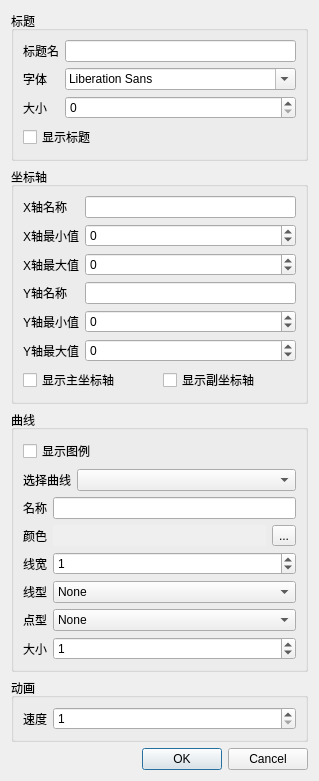
<?xml version="1.0" encoding="UTF-8"?>
<ui version="4.0">
 <class>setPlot</class>
 <widget class="QDialog" name="setPlot">
  <property name="geometry">
   <rect>
    <x>0</x>
    <y>0</y>
    <width>293</width>
    <height>621</height>
   </rect>
  </property>
  <property name="windowTitle">
   <string>绘图设置</string>
  </property>
  <layout class="QGridLayout" name="gridLayout_5">
   <item row="1" column="0">
    <widget class="QGroupBox" name="groupBox">
     <property name="title">
      <string>坐标轴</string>
     </property>
     <layout class="QGridLayout" name="gridLayout">
      <item row="0" column="0">
       <widget class="QLabel" name="label">
        <property name="text">
         <string>X轴名称</string>
        </property>
       </widget>
      </item>
      <item row="0" column="1">
       <widget class="QLineEdit" name="lineEdit_xaxisName"/>
      </item>
      <item row="1" column="0">
       <widget class="QLabel" name="label_2">
        <property name="text">
         <string>X轴最小值</string>
        </property>
       </widget>
      </item>
      <item row="1" column="1">
       <widget class="QSpinBox" name="spinBox_xaxisMin">
        <property name="minimum">
         <number>-100000000</number>
        </property>
        <property name="maximum">
         <number>100000000</number>
        </property>
       </widget>
      </item>
      <item row="2" column="0">
       <widget class="QLabel" name="label_3">
        <property name="text">
         <string>X轴最大值</string>
        </property>
       </widget>
      </item>
      <item row="2" column="1">
       <widget class="QSpinBox" name="spinBox_xaxisMax">
        <property name="minimum">
         <number>-100000000</number>
        </property>
        <property name="maximum">
         <number>100000000</number>
        </property>
       </widget>
      </item>
      <item row="3" column="0">
       <widget class="QLabel" name="label_4">
        <property name="text">
         <string>Y轴名称</string>
        </property>
       </widget>
      </item>
      <item row="3" column="1">
       <widget class="QLineEdit" name="lineEdit_yaxisName"/>
      </item>
      <item row="4" column="0">
       <widget class="QLabel" name="label_5">
        <property name="text">
         <string>Y轴最小值</string>
        </property>
       </widget>
      </item>
      <item row="4" column="1">
       <widget class="QSpinBox" name="spinBox_yaxisMin">
        <property name="minimum">
         <number>-100000000</number>
        </property>
        <property name="maximum">
         <number>100000000</number>
        </property>
       </widget>
      </item>
      <item row="5" column="0">
       <widget class="QLabel" name="label_6">
        <property name="text">
         <string>Y轴最大值</string>
        </property>
       </widget>
      </item>
      <item row="5" column="1">
       <widget class="QSpinBox" name="spinBox_yaxisMax">
        <property name="minimum">
         <number>-100000000</number>
        </property>
        <property name="maximum">
         <number>100000000</number>
        </property>
       </widget>
      </item>
      <item row="6" column="0" colspan="2">
       <layout class="QHBoxLayout" name="horizontalLayout">
        <item>
         <widget class="QCheckBox" name="checkBox_showMainAxis">
          <property name="text">
           <string>显示主坐标轴</string>
          </property>
         </widget>
        </item>
        <item>
         <widget class="QCheckBox" name="checkBox_showSubAxis">
          <property name="text">
           <string>显示副坐标轴</string>
          </property>
         </widget>
        </item>
       </layout>
      </item>
     </layout>
    </widget>
   </item>
   <item row="0" column="0">
    <widget class="QGroupBox" name="groupBox_2">
     <property name="title">
      <string>标题</string>
     </property>
     <layout class="QGridLayout" name="gridLayout_2">
      <item row="0" column="0">
       <widget class="QLabel" name="label_7">
        <property name="text">
         <string>标题名</string>
        </property>
       </widget>
      </item>
      <item row="0" column="1">
       <widget class="QLineEdit" name="le_titleLabel"/>
      </item>
      <item row="1" column="0">
       <widget class="QLabel" name="label_8">
        <property name="text">
         <string>字体</string>
        </property>
       </widget>
      </item>
      <item row="1" column="1">
       <widget class="QFontComboBox" name="fontComboBox_titleFont">
        <property name="sizePolicy">
         <sizepolicy hsizetype="Expanding" vsizetype="Fixed">
          <horstretch>0</horstretch>
          <verstretch>0</verstretch>
         </sizepolicy>
        </property>
       </widget>
      </item>
      <item row="2" column="0">
       <widget class="QLabel" name="label_9">
        <property name="text">
         <string>大小</string>
        </property>
       </widget>
      </item>
      <item row="2" column="1">
       <widget class="QSpinBox" name="spinBox_titleFontSize">
        <property name="sizePolicy">
         <sizepolicy hsizetype="Expanding" vsizetype="Fixed">
          <horstretch>0</horstretch>
          <verstretch>0</verstretch>
         </sizepolicy>
        </property>
       </widget>
      </item>
      <item row="3" column="0" colspan="2">
       <widget class="QCheckBox" name="checkBox_showTitle">
        <property name="text">
         <string>显示标题</string>
        </property>
       </widget>
      </item>
     </layout>
    </widget>
   </item>
   <item row="4" column="0">
    <widget class="QDialogButtonBox" name="buttonBox">
     <property name="orientation">
      <enum>Qt::Horizontal</enum>
     </property>
     <property name="standardButtons">
      <set>QDialogButtonBox::Cancel|QDialogButtonBox::Ok</set>
     </property>
    </widget>
   </item>
   <item row="2" column="0">
    <widget class="QGroupBox" name="groupBox_3">
     <property name="title">
      <string>曲线</string>
     </property>
     <layout class="QGridLayout" name="gridLayout_4">
      <item row="7" column="0">
       <widget class="QLabel" name="label_22">
        <property name="sizePolicy">
         <sizepolicy hsizetype="Preferred" vsizetype="Preferred">
          <horstretch>0</horstretch>
          <verstretch>0</verstretch>
         </sizepolicy>
        </property>
        <property name="text">
         <string>大小</string>
        </property>
       </widget>
      </item>
      <item row="1" column="2">
       <widget class="QComboBox" name="comboBox">
        <property name="sizePolicy">
         <sizepolicy hsizetype="Expanding" vsizetype="Fixed">
          <horstretch>0</horstretch>
          <verstretch>0</verstretch>
         </sizepolicy>
        </property>
       </widget>
      </item>
      <item row="5" column="1" colspan="2">
       <widget class="QComboBox" name="cbx_linestyle">
        <property name="sizePolicy">
         <sizepolicy hsizetype="Expanding" vsizetype="Fixed">
          <horstretch>0</horstretch>
          <verstretch>0</verstretch>
         </sizepolicy>
        </property>
        <item>
         <property name="text">
          <string>None</string>
         </property>
        </item>
        <item>
         <property name="text">
          <string>Line</string>
         </property>
        </item>
        <item>
         <property name="text">
          <string>StepLeft</string>
         </property>
        </item>
        <item>
         <property name="text">
          <string>StepRight</string>
         </property>
        </item>
        <item>
         <property name="text">
          <string>StepCenter</string>
         </property>
        </item>
        <item>
         <property name="text">
          <string>Impulse</string>
         </property>
        </item>
       </widget>
      </item>
      <item row="6" column="0">
       <widget class="QLabel" name="label_21">
        <property name="sizePolicy">
         <sizepolicy hsizetype="Preferred" vsizetype="Preferred">
          <horstretch>0</horstretch>
          <verstretch>0</verstretch>
         </sizepolicy>
        </property>
        <property name="text">
         <string>点型</string>
        </property>
       </widget>
      </item>
      <item row="4" column="0">
       <widget class="QLabel" name="label_19">
        <property name="sizePolicy">
         <sizepolicy hsizetype="Preferred" vsizetype="Preferred">
          <horstretch>0</horstretch>
          <verstretch>0</verstretch>
         </sizepolicy>
        </property>
        <property name="text">
         <string>线宽</string>
        </property>
       </widget>
      </item>
      <item row="4" column="1" colspan="2">
       <widget class="QSpinBox" name="spinBox_width">
        <property name="sizePolicy">
         <sizepolicy hsizetype="Expanding" vsizetype="Fixed">
          <horstretch>0</horstretch>
          <verstretch>0</verstretch>
         </sizepolicy>
        </property>
        <property name="value">
         <number>1</number>
        </property>
       </widget>
      </item>
      <item row="2" column="0">
       <widget class="QLabel" name="label_17">
        <property name="sizePolicy">
         <sizepolicy hsizetype="Preferred" vsizetype="Preferred">
          <horstretch>0</horstretch>
          <verstretch>0</verstretch>
         </sizepolicy>
        </property>
        <property name="text">
         <string>名称</string>
        </property>
       </widget>
      </item>
      <item row="1" column="0" colspan="2">
       <widget class="QLabel" name="label_16">
        <property name="sizePolicy">
         <sizepolicy hsizetype="Preferred" vsizetype="Preferred">
          <horstretch>0</horstretch>
          <verstretch>0</verstretch>
         </sizepolicy>
        </property>
        <property name="text">
         <string>选择曲线</string>
        </property>
       </widget>
      </item>
      <item row="6" column="1" colspan="2">
       <widget class="QComboBox" name="cbx_scatter">
        <property name="sizePolicy">
         <sizepolicy hsizetype="Expanding" vsizetype="Fixed">
          <horstretch>0</horstretch>
          <verstretch>0</verstretch>
         </sizepolicy>
        </property>
        <item>
         <property name="text">
          <string>None</string>
         </property>
        </item>
        <item>
         <property name="text">
          <string>Dot</string>
         </property>
        </item>
        <item>
         <property name="text">
          <string>Cross</string>
         </property>
        </item>
        <item>
         <property name="text">
          <string>Plus</string>
         </property>
        </item>
        <item>
         <property name="text">
          <string>Circle</string>
         </property>
        </item>
        <item>
         <property name="text">
          <string>Disc</string>
         </property>
        </item>
        <item>
         <property name="text">
          <string>Square</string>
         </property>
        </item>
        <item>
         <property name="text">
          <string>Diamond</string>
         </property>
        </item>
        <item>
         <property name="text">
          <string>Star</string>
         </property>
        </item>
        <item>
         <property name="text">
          <string>Triangle</string>
         </property>
        </item>
        <item>
         <property name="text">
          <string>TriangleInverted</string>
         </property>
        </item>
        <item>
         <property name="text">
          <string>CrossSquare</string>
         </property>
        </item>
        <item>
         <property name="text">
          <string>PlusSquare</string>
         </property>
        </item>
        <item>
         <property name="text">
          <string>CrossCircle</string>
         </property>
        </item>
        <item>
         <property name="text">
          <string>PlusCircle</string>
         </property>
        </item>
        <item>
         <property name="text">
          <string>Peace</string>
         </property>
        </item>
       </widget>
      </item>
      <item row="2" column="1" colspan="2">
       <widget class="QLineEdit" name="le_curveName">
        <property name="sizePolicy">
         <sizepolicy hsizetype="Expanding" vsizetype="Fixed">
          <horstretch>0</horstretch>
          <verstretch>0</verstretch>
         </sizepolicy>
        </property>
       </widget>
      </item>
      <item row="3" column="0">
       <widget class="QLabel" name="label_18">
        <property name="sizePolicy">
         <sizepolicy hsizetype="Preferred" vsizetype="Preferred">
          <horstretch>0</horstretch>
          <verstretch>0</verstretch>
         </sizepolicy>
        </property>
        <property name="text">
         <string>颜色</string>
        </property>
       </widget>
      </item>
      <item row="5" column="0">
       <widget class="QLabel" name="label_20">
        <property name="sizePolicy">
         <sizepolicy hsizetype="Preferred" vsizetype="Preferred">
          <horstretch>0</horstretch>
          <verstretch>0</verstretch>
         </sizepolicy>
        </property>
        <property name="text">
         <string>线型</string>
        </property>
       </widget>
      </item>
      <item row="3" column="1" colspan="2">
       <layout class="QHBoxLayout" name="horizontalLayout_4">
        <item>
         <widget class="QLabel" name="lb_color">
          <property name="sizePolicy">
           <sizepolicy hsizetype="Expanding" vsizetype="Preferred">
            <horstretch>0</horstretch>
            <verstretch>0</verstretch>
           </sizepolicy>
          </property>
          <property name="autoFillBackground">
           <bool>true</bool>
          </property>
          <property name="text">
           <string/>
          </property>
         </widget>
        </item>
        <item>
         <widget class="QToolButton" name="pb_setColor">
          <property name="text">
           <string>...</string>
          </property>
         </widget>
        </item>
       </layout>
      </item>
      <item row="7" column="1" colspan="2">
       <widget class="QSpinBox" name="spinBox_scatterSize">
        <property name="sizePolicy">
         <sizepolicy hsizetype="Expanding" vsizetype="Fixed">
          <horstretch>0</horstretch>
          <verstretch>0</verstretch>
         </sizepolicy>
        </property>
        <property name="value">
         <number>1</number>
        </property>
       </widget>
      </item>
      <item row="0" column="0" colspan="3">
       <widget class="QCheckBox" name="checkBox_showLegend">
        <property name="text">
         <string>显示图例</string>
        </property>
       </widget>
      </item>
     </layout>
    </widget>
   </item>
   <item row="3" column="0">
    <widget class="QGroupBox" name="groupBox_4">
     <property name="title">
      <string>动画</string>
     </property>
     <layout class="QGridLayout" name="gridLayout_3">
      <item row="0" column="0">
       <widget class="QLabel" name="label_23">
        <property name="sizePolicy">
         <sizepolicy hsizetype="Preferred" vsizetype="Preferred">
          <horstretch>0</horstretch>
          <verstretch>0</verstretch>
         </sizepolicy>
        </property>
        <property name="text">
         <string>速度</string>
        </property>
       </widget>
      </item>
      <item row="0" column="1">
       <widget class="QSpinBox" name="spinBox_playInterval">
        <property name="sizePolicy">
         <sizepolicy hsizetype="Expanding" vsizetype="Fixed">
          <horstretch>0</horstretch>
          <verstretch>0</verstretch>
         </sizepolicy>
        </property>
        <property name="minimum">
         <number>1</number>
        </property>
        <property name="maximum">
         <number>1000</number>
        </property>
        <property name="value">
         <number>1</number>
        </property>
       </widget>
      </item>
     </layout>
    </widget>
   </item>
  </layout>
 </widget>
 <resources/>
 <connections>
  <connection>
   <sender>buttonBox</sender>
   <signal>accepted()</signal>
   <receiver>setPlot</receiver>
   <slot>accept()</slot>
   <hints>
    <hint type="sourcelabel">
     <x>248</x>
     <y>254</y>
    </hint>
    <hint type="destinationlabel">
     <x>157</x>
     <y>274</y>
    </hint>
   </hints>
  </connection>
  <connection>
   <sender>buttonBox</sender>
   <signal>rejected()</signal>
   <receiver>setPlot</receiver>
   <slot>reject()</slot>
   <hints>
    <hint type="sourcelabel">
     <x>316</x>
     <y>260</y>
    </hint>
    <hint type="destinationlabel">
     <x>286</x>
     <y>274</y>
    </hint>
   </hints>
  </connection>
 </connections>
</ui>
